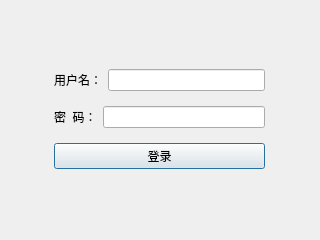
<?xml version="1.0" encoding="UTF-8"?>
<ui version="4.0">
 <class>LoginDialog</class>
 <widget class="QDialog" name="LoginDialog">
  <property name="geometry">
   <rect>
    <x>0</x>
    <y>0</y>
    <width>320</width>
    <height>240</height>
   </rect>
  </property>
  <property name="windowTitle">
   <string>Dialog</string>
  </property>
  <widget class="QWidget" name="verticalLayoutWidget">
   <property name="geometry">
    <rect>
     <x>4</x>
     <y>10</y>
     <width>311</width>
     <height>221</height>
    </rect>
   </property>
   <layout class="QVBoxLayout" name="verticalLayout">
    <property name="leftMargin">
     <number>50</number>
    </property>
    <property name="topMargin">
     <number>50</number>
    </property>
    <property name="rightMargin">
     <number>50</number>
    </property>
    <property name="bottomMargin">
     <number>50</number>
    </property>
    <item>
     <layout class="QHBoxLayout" name="horizontalLayout_2">
      <item>
       <widget class="QLabel" name="userName_Label">
        <property name="text">
         <string>用户名：</string>
        </property>
       </widget>
      </item>
      <item>
       <widget class="QLineEdit" name="userNameLiEd"/>
      </item>
     </layout>
    </item>
    <item>
     <layout class="QHBoxLayout" name="horizontalLayout">
      <item>
       <widget class="QLabel" name="passWd_Label">
        <property name="text">
         <string>密  码：</string>
        </property>
       </widget>
      </item>
      <item>
       <widget class="QLineEdit" name="passWdLiEd"/>
      </item>
     </layout>
    </item>
    <item>
     <widget class="QPushButton" name="logInBtn">
      <property name="text">
       <string>登录</string>
      </property>
     </widget>
    </item>
   </layout>
  </widget>
 </widget>
 <resources/>
 <connections/>
</ui>
